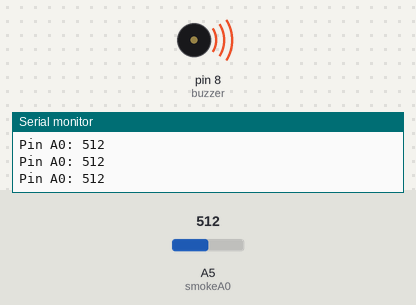
A sketch run on a simulated Arduino Uno, built with avr-gcc and run on an emulated ATmega328P. Shown: buzzer (waves = sounding, pin HIGH), the last lines printed to the serial monitor. The inputs (shaded band) are chosen by the test bench; at power-on: A5 (smokeA0) = 512.

Above: at 1.2 s.
1.3 s: A5 (smokeA0) set to 407
4.3 s: A5 (smokeA0) set to 389
At 5.5 s:
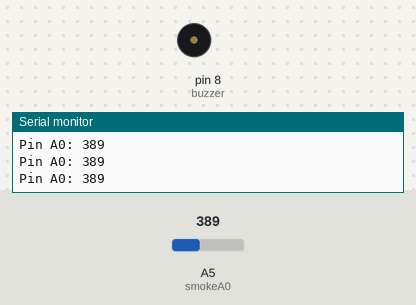
5.8 s: A5 (smokeA0) set to 410
At 6.3 s:
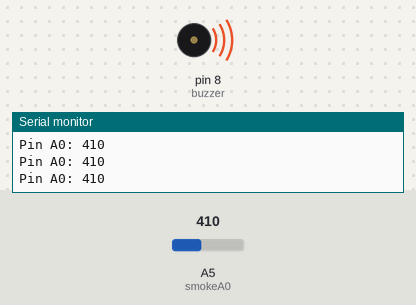
7.3 s: A5 (smokeA0) set to 390
At 8.6 s:
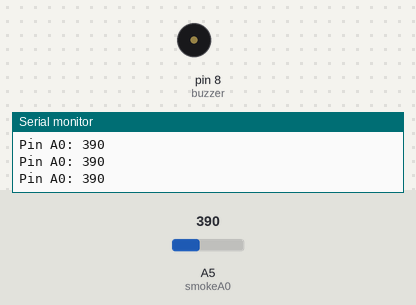
Timing chart, 0 to 9.8 s (numbered marks = the images above; inputs shaded):
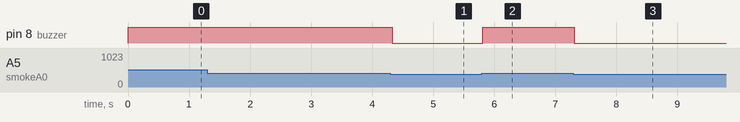

Measured:
- the behaviour switches between 401 and 400 on A5 (smokeA0) (found by bisection; images 0 and 1)
- after the input at 4.3 s, pin 8 (buzzer): HIGH → LOW at once
- after the input at 5.8 s, pin 8 (buzzer): LOW → HIGH at once
- after the input at 7.3 s, pin 8 (buzzer): HIGH → LOW at once

The sketch:

alcohol_code.ino
```cpp
/*If you like my video please
Like.Comment.Share

Subscribe my channel for more updates & click on the bell icon for notification
https://www.youtube.com/c/Technolabcreation  */
int smokeA0 = A5;
int buzzer = 8;

void setup() {

  pinMode(smokeA0, INPUT);
  pinMode(buzzer,OUTPUT);
  Serial.begin(9600);
}

void loop() {
  int analogSensor = analogRead(smokeA0);

  Serial.print("Pin A0: ");
  Serial.println(analogSensor);

 if(analogSensor>400)
 {
  digitalWrite(buzzer,HIGH);

}

else
{
  digitalWrite(buzzer,LOW);
}
}
```
